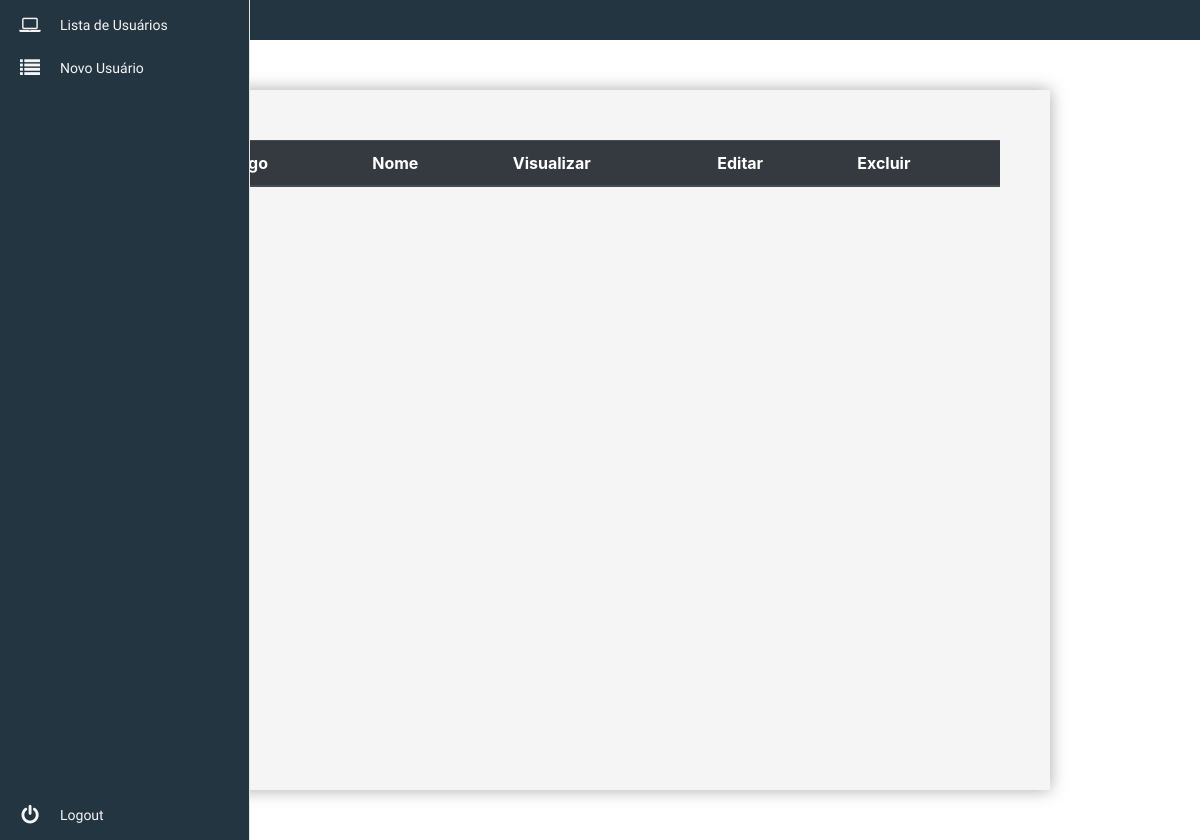
Before: /telas/painel.php?p=lista with the older database file.
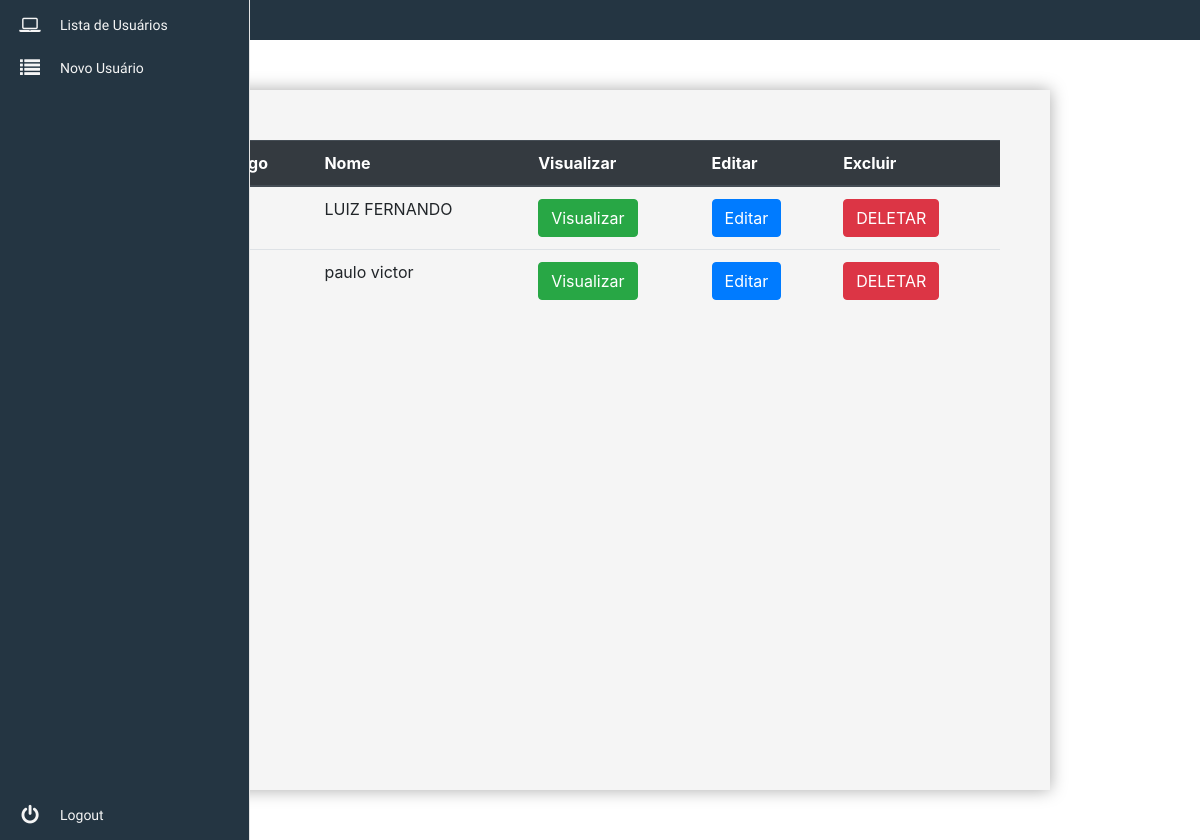
After: the same page with the newer database file.
### tables this page shows
CREATE TABLE `usuarios` (
  `ID_USUARIO` int(10) NOT NULL,
  `NOME_USUARIO` varchar(100) NOT NULL,
  `EMAIL_USUARIO` varchar(100) NOT NULL,
  `PASS_USUARIO` varchar(100) NOT NULL,
  `TELEFONE_USUARIO` varchar(100) NOT NULL,
  `CELULAR_USUARIO` varchar(100) NOT NULL,
  `STATUS_USUARIO` varchar(15) NOT NULL
);

### conection/conection.php (called while the page is built)
<?php
class ConnectFactory{
    public static function getConection(){
        $host = "mysql:host=localhost;dbname=pos";
        $root = "root";
        $senha = "";
    try {
        $con = new PDO($host,$root, $senha);
    } catch (PDOException $exc) {
        echo $exc->getMessage();
    }
        return $con;
    }
}
?>

### DAO/Dao.php (called while the page is built)
<?php
require_once '../conection/conection.php';
abstract class Dao{
    public function __construct()
    {
        $this->con = ConnectFactory :: getConection();
    }
    }
?>

### DAO/usuarioDao.php (called while the page is built, shortened)
<?php
require_once '../DAO/Dao.php';
require_once '../class/classUsuario.php';
class UsuarioDao extends Dao
{
    public function lista(){
        $sql = "SELECT * FROM `usuarios` WHERE 1";
        $select = $this->con->prepare($sql);
        $select->execute();
        $array = array();
        while ($row = $select->fetch(PDO::FETCH_ASSOC)) {
            $pessoa = new Usuario();
            $pessoa->setId($row["ID_USUARIO"]);
            $pessoa->setNome($row["NOME_USUARIO"]);
            $pessoa->setEmail($row["EMAIL_USUARIO"]);
            $pessoa->setPassword($row["PASS_USUARIO"]);
            $pessoa->setTelefone($row["TELEFONE_USUARIO"]);
            $pessoa->setCelular($row["CELULAR_USUARIO"]);
            $pessoa->setStatus($row["STATUS_USUARIO"]);
            $array[] = $pessoa;
        }
        return $array;
    }
}

### class/classUsuario.php (called while the page is built, shortened)
<?php
class Usuario{
    private $id = null;
    private $nome = null;
    public function setId($id){
        $this->id = $id;
    }
    public function getId()
    {
        return $this->id;
    }
    public function setNome($nome){
        $this->nome = $nome;
    }
    public function getNome()
    {
        return $this->nome;
    }
}

### telas/select.php (the view, shortened to what this page needs)
<?php
include_once "../class/classUsuario.php";
include_once "../DAO/usuarioDao.php";
$pessoa = new UsuarioDao();
$dados = $pessoa->lista();
?>
<table class="table">
  <thead class="thead-dark">
    <tr>
      <th scope="col">Codigo</th>
      <th scope="col">Nome</th>
      <th scope="col">Visualizar</th>
      <th scope="col">Editar</th>
      <th scope="col">Excluir</th>
    </tr>
  </thead>
  <tbody>
    <?php
    foreach ($dados as $i => $obj) {
      echo '<tr>';
      echo '<td>';
      echo '</td>';
      echo '<td>';
      echo $obj->getNome();
      echo '</td>';
      echo '<td>';
      echo '<button type="button" class="btn btn-success" data-toggle="modal" data-target="#exampleModal' . $obj->getId() . '">Visualizar</button>';
      echo '</td>';
      echo '<td>';
      echo '<button type="button" class="btn btn-primary" data-toggle="modal" data-target="#editar' . $obj->getId() . '">Editar</button>';
      echo '</td>';
      echo '<td>';
      echo '<a class="btn btn-danger" href="'.$obj->getId() .'">DELETAR</a>';
      echo '</td>';
      echo '</tr>';
    ?>
    <?php
    }
    ?>
  </tbody>
</table>

### telas/painel.php (shortened to what this page needs)
<html>
<head>
    <link rel="stylesheet" href="../css/home.css">
    <link rel="stylesheet" href="https://stackpath.bootstrapcdn.com/bootstrap/4.5.2/css/bootstrap.min.css">
</head>
<body>
    <div class="area">
    </div>
    <nav class="main-menu">
        <ul>
            <li>
                <a href="?p=lista">
                    <i class="fa fa-laptop fa-2x"></i>
                </a>
            </li>
        </ul>
        <ul>
            <li>
                <a href="?p=add">
                    <i class="fa fa-list fa-2x"></i>
                </a>
            </li>
        </ul>
        <ul class="logout">
            <li>
                <a href="?p=logout">
                    <i class="fa fa-power-off fa-2x"></i>
                </a>
            </li>
        </ul>
    </nav>
    <div class="conteudo">
        <?php
        @$pagina = $_GET['p'];
        switch ($pagina) {
            case 'lista':
                include_once '../telas/select.php';
                break;
        }
        ?>
</body>
</html>

### css/home.css (style rules this page uses)
.fa-2x { font-size: 2em; }
.fa { position: relative; display: table-cell; width: 60px; height: 36px; text-align: center; vertical-align: middle; font-size:20px; }
.main-menu { background:rgb(36, 53, 66); border-right:1px solid #e5e5e5; position:absolute; top:0; bottom:0; height:100%; left:0; width:60px; overflow:hidden; -webkit-transition:width .05s linear; transition:width .05s linear; z-index:1000; }
.main-menu>ul { margin:7px 0; }
.main-menu li { position:relative; display:block; width:250px; }
.main-menu li>a { position:relative; display:table; border-collapse:collapse; border-spacing:0; color:whitesmoke; font-family: arial; font-size: 14px; text-decoration:none; -webkit-transition:all .1s linear; transition:all .1s linear; }
.main-menu>ul.logout { position:absolute; left:0; bottom:0; }
nav { -webkit-user-select:none; -moz-user-select:none; -ms-user-select:none; -o-user-select:none; user-select:none; }
nav ul,nav li { outline:0; margin:0; padding:0; }
.conteudo { box-shadow: 0 0 1em#A9A9A9; margin: 50px 150px 50px 150px; padding: 50px; background-color: whitesmoke; height: 700px; }
.area { padding: 20px; background-color: rgb(36, 53, 66); }

Changed rows visible on the page:
added usuarios: NOME_USUARIO "LUIZ FERNANDO"
added usuarios: NOME_USUARIO "paulo victor"
